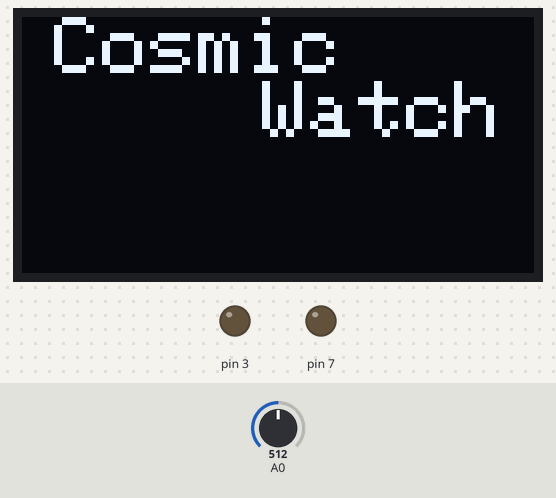
This sketch was run on a simulated Arduino Uno, built with avr-gcc and run on an emulated ATmega328P. On the bench: 128×64 one-colour display, output pins drawn as LEDs (lit = HIGH). The inputs (shaded band) are chosen by the test bench; at power-on: A0 = 512. What the sketch prints to the serial monitor is not drawn.

Above: at 2.1 s.
At 3.6 s:
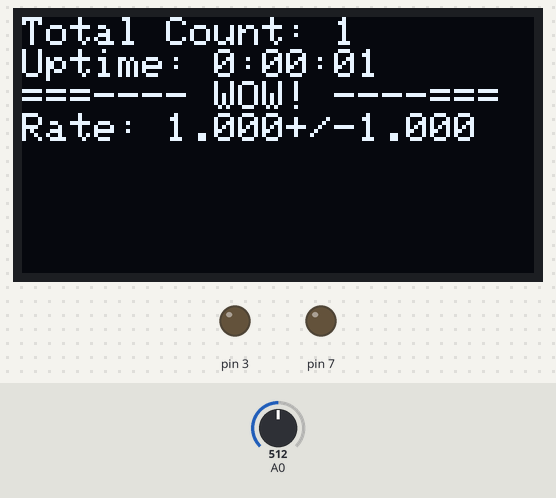
3.7 s: A0 set to 14
6.7 s: A0 set to 11
At 7.8 s:
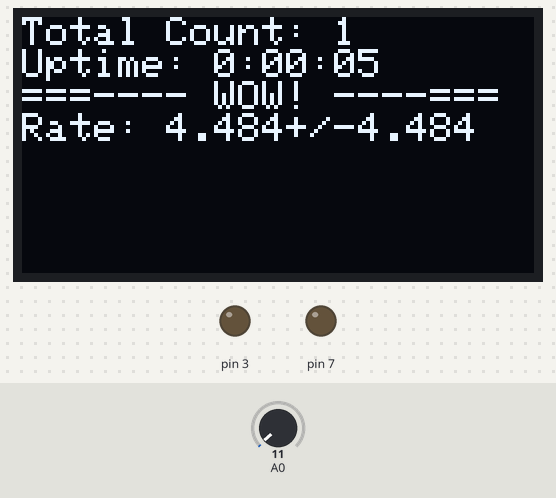
9.5 s: A0 set to 30
At 10.8 s:
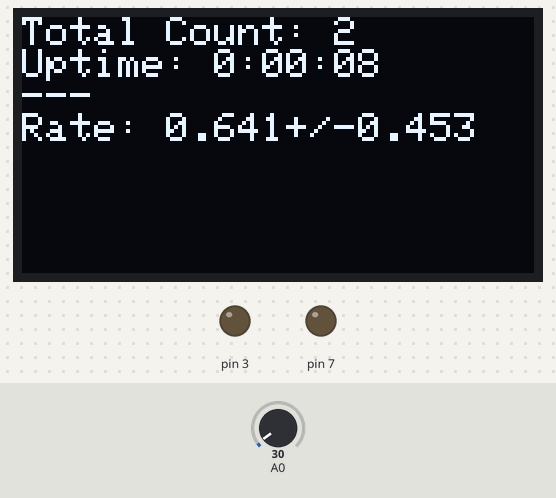
Timing chart, 0 to 12.5 s (numbered marks = the images above; inputs shaded):
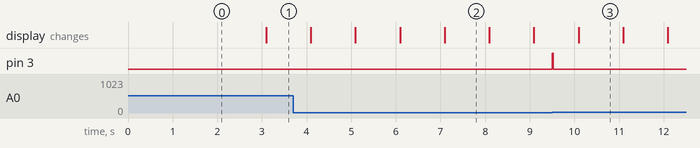

Measured:
- the behaviour switches between 13 and 12 on A0 (found by bisection; images 1 and 2)
- after the input at 9.5 s, pin 3: LOW → HIGH at once, → LOW 0.03 s later; the display: changes after 0.59 s (image 3)
- what the display in image 2 shows lasts 1.0 s, from 7.1 s to 8.1 s

The sketch:

Send_coinc.ino
```cpp
/*
Desktop Muon Counter Arduino Code
Questions?
Spencer N. Axani
saxani@mit.edu

Requirements: Sketch->Include->Manage Libraries:
  1. Adafruit SSD1306     -- by Adafruit Version 1.0.1
  2. Adafruit GFX Library -- by Adafruit Version 1.0.2
  3. TimerOne             -- by Jesse Tane et al. Version 1.1.0
*/

#include <Adafruit_SSD1306.h>
#include <Adafruit_GFX.h>
#include <Wire.h>
#include <SPI.h>
#include <TimerOne.h>
#include <EEPROM.h>

const byte OLED = 1;                    // Turn on/off the OLED [1,0] (Set to 0 to improve time)
const byte LED  = 1;                    // Turn on/off the LED delay [1,0] (Set to 0 to improve time)
const int SIGNAL_THRESHOLD = 20;        // Min threshold to trigger on
const int RESET_THRESHOLD = 12;          // Threshold to reset for next trigger
const int LED_BRIGHTNESS = 255;          // Change the brightness on the LED [0-255]. 5 is a dim value.


//This calibration is for 499, 5pF, 10k
//const float cal[] = {4.0614902396231111e-14, -7.8414735932155768e-11, 5.6819206951234577e-08, -1.7873823684604088e-05, 0.0029455520399522652, 0.01701073093454207, 26.268331951783924};
//This calibration is for 499, 5pF, 10k

const float cal[] = {9.038130548712698e-15, -1.4599909946491252e-12, -1.2626490003703338e-08, 1.1406923013075114e-05, -0.002891003749200569, 0.5003740521722947, 15.615470780166067};


//INTERUPT SETUP
#define TIMER_INTERVAL 1000000          // Every 1,000,000 us the timer will update the clock on the screen

//OLED SETUP
#define OLED_RESET 10
Adafruit_SSD1306 display(OLED_RESET);   // Setup the OLED


//initialize variables
char detector_name[40];

unsigned long time_stamp                      = 0L;
unsigned long measurement_deadtime            = 0L;
unsigned long time_measurement                = 0L;      // Time stamp
unsigned long interrupt_timer                 = 0L;      // Time stamp
unsigned long start_time                      = 0L;      // Reference time for all the time measurements
unsigned long total_deadtime                  = 0L;      // total measured deadtime
unsigned long waiting_t1                      = 0L;
unsigned long measurement_t1;
unsigned long measurement_t2;
float sipm_voltage =0;
unsigned long count                           = 0L;      // A tally of the number of muon counts observed
float last_sipm_voltage                          = 0;


unsigned long ti;
unsigned long tf;

byte waiting_for_interupt = 0;

void setup() {
  ADCSRA &= ~(bit (ADPS0) | bit (ADPS1) | bit (ADPS2));    // clear prescaler bits
  ADCSRA |= bit (ADPS1);                                   // Set prescaler to 4
  Serial.begin(9600);

  display.begin(SSD1306_SWITCHCAPVCC, 0x3C);               // Begin the OLED screen

  if (OLED == 1)
  {
      display.setRotation(2);                       // 2 = upside down; 0 = rightside down
      OpeningScreen();
      delay(2000);
      display.setTextSize(1);
  }

  pinMode(3, OUTPUT);
  pinMode(7, OUTPUT);

  get_detector_name(detector_name);
  Serial.println(detector_name);

  analogRead(A0);

  start_time = millis();
  Timer1.initialize(TIMER_INTERVAL);             // Initialise timer 1
  Timer1.attachInterrupt(timerIsr);              // attach the ISR routine
}

// The loop runs continuously, looking for a signal to pass SIGNAL_THRESHOLD
void loop()
{
  while (1)
  {Serial.println(A0);
    if (analogRead(A0) > SIGNAL_THRESHOLD)
    {
      count++;
      time_stamp = millis() - start_time;
      float avg_adc_measurement = (analogRead(A0) + analogRead(A0) + analogRead(A0) + analogRead(A0)) / 4.; //media da tensão
      measurement_deadtime = total_deadtime;

      if((interrupt_timer + 1000 - millis()) < 15)
      {
          waiting_t1 = millis();
          waiting_for_interupt = 1;
          delay(30);
          waiting_for_interupt = 0;
      }
      measurement_t1 = micros();
      analogWrite(3, LED_BRIGHTNESS);
      sipm_voltage = get_sipm_voltage(avg_adc_measurement);
      last_sipm_voltage = sipm_voltage;
      Serial.println((String)count + " " + time_stamp+ " " + avg_adc_measurement+ " " + sipm_voltage + " " + total_deadtime);


      digitalWrite(6, LOW);
      digitalWrite(3, LOW);

      // Opens a gate
      digitalWrite(7,HIGH);
      delayMicroseconds(80);
      digitalWrite(7,LOW);

      // Wait for signal to fall back down
      while((analogRead(A0)+analogRead(A0)+analogRead(A0))/3. > RESET_THRESHOLD){continue;}

      total_deadtime += (micros() - measurement_t1 + 1062) / 1000.;


    }
  }
}


//TIMER INTERUPT
void timerIsr()
{
  interrupts();
  interrupt_timer                       = millis();
  if (waiting_for_interupt == 1){total_deadtime += (millis() - waiting_t1);}
  waiting_for_interupt = 0;
  if (OLED == 1){get_time();}
}

// This function updates the OLED screen with the stats.
void get_time() {
  unsigned long int OLED_t1        = micros();
  float count_average         = 0;
  float count_std             = 0;

  if (count > 0.)
  {
  count_average = count / ((interrupt_timer - start_time - total_deadtime) / 1000.);
  count_std     = sqrt(count) / ((interrupt_timer - start_time - total_deadtime) / 1000.);
  }
   else
  {
      count_average   = 0;
      count_std       = 0;
  }

  display.setCursor(0, 0);
  display.clearDisplay();
  display.print(F("Total Count: "));
  display.println(count);
  display.print(F("Uptime: "));

  int minutes                 = ((interrupt_timer- start_time) / 1000 / 60) % 60;
  int seconds                 = ((interrupt_timer- start_time) / 1000) % 60;
  char min_char[4];
  char sec_char[4];

  sprintf(min_char, "%02d", minutes);
  sprintf(sec_char, "%02d", seconds);

  display.println((String) (interrupt_timer / 1000 / 3600) + ":" + min_char + ":" + sec_char);

  if (count == 0)
  {
      display.println(F("Initializing..."));
  }

  else
  {
      if (last_sipm_voltage > 180)
      {
          display.print(F("===---- WOW! ----==="));
      }

      else
      {
       for (int i = 1; i <=  (last_sipm_voltage + 10) / 10; i++) {display.print(F("-"));}
      }
      display.println(F(""));
  }

  char tmp_average[4];
  char tmp_std[4];

  int decimals = 2;
  if (count_average < 10) {decimals = 3;}

  dtostrf(count_average, 1, decimals, tmp_average);
  dtostrf(count_std, 1, decimals, tmp_std);

  display.print(F("Rate: "));
  display.print((String)tmp_average);
  display.print(F("+/-"));
  display.println((String)tmp_std);
  display.display();

  total_deadtime                      += (micros() - OLED_t1 +73.)/1000.;
}


// This function runs the splash screen as you turn on the detector
void OpeningScreen(void) {
  display.setTextSize(2);
  display.setTextColor(WHITE);
  display.setCursor(8, 0);
  display.clearDisplay();
  display.print(F("Cosmic \n     Watch"));
  display.display();
  display.setTextSize(1);
  display.clearDisplay();
}

// This function converts the measured ADC value to a SiPM voltage
//float get_sipm_voltage(float x)
//{
//    return cal[0] * pow(x, 6) + cal[1] * pow(x, 5) + cal[2] * pow(x, 4) + cal[3] * pow(x, 3) + cal[4] * pow(x, 2) + cal[5] * pow(x, 1) + cal[6];
//}

float get_sipm_voltage(float adc_value)
{
  float voltage = 0;
  for (int i = 0; i < (sizeof(cal)/sizeof(float)); i++) {
    voltage += cal[i] * pow(adc_value,(sizeof(cal)/sizeof(float)-i-1));
    }
    return voltage;
}


// This function reads the first 40 characters written to the EEPROM, where the name is stored
// To change the name of the detector, upload the Naming.ino Arduino code.
boolean get_detector_name(char* det_name)
{
    byte ch;                              // byte read from eeprom
    int bytesRead = 0;                    // number of bytes read so far
    ch = EEPROM.read(bytesRead);          // read next byte from eeprom
    det_name[bytesRead] = ch;               // store it into the user buffer
    bytesRead++;                          // increment byte counter

    while ( (ch != 0x00) && (bytesRead < 40) && ((bytesRead) <= 511) )
    {
        ch = EEPROM.read(bytesRead);
        det_name[bytesRead] = ch;           // store it into the user buffer
        bytesRead++;                      // increment byte counter
    }
    if ((ch != 0x00) && (bytesRead >= 1)) {det_name[bytesRead - 1] = 0;}
    return true;
}
```
